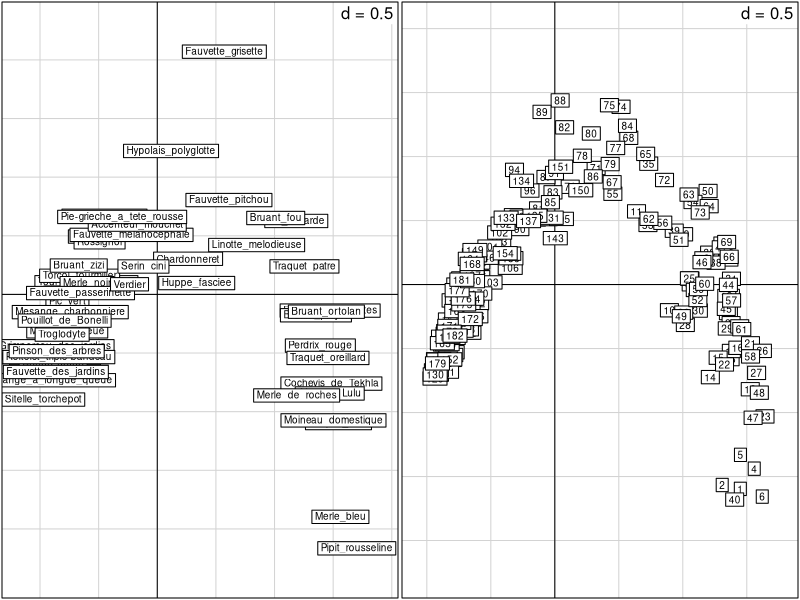
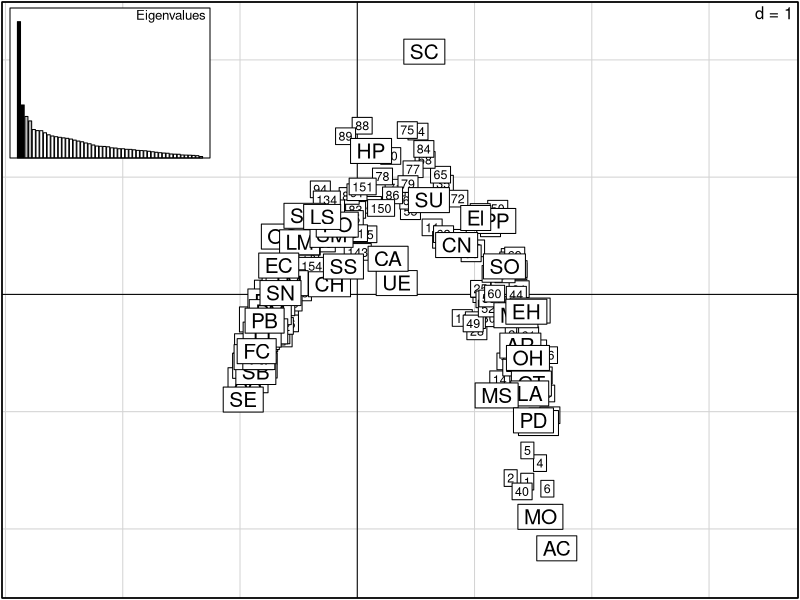
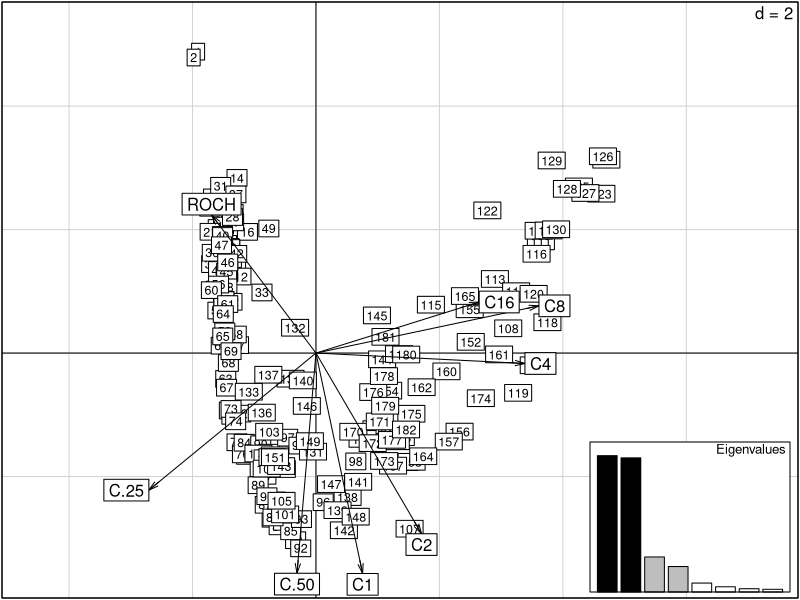
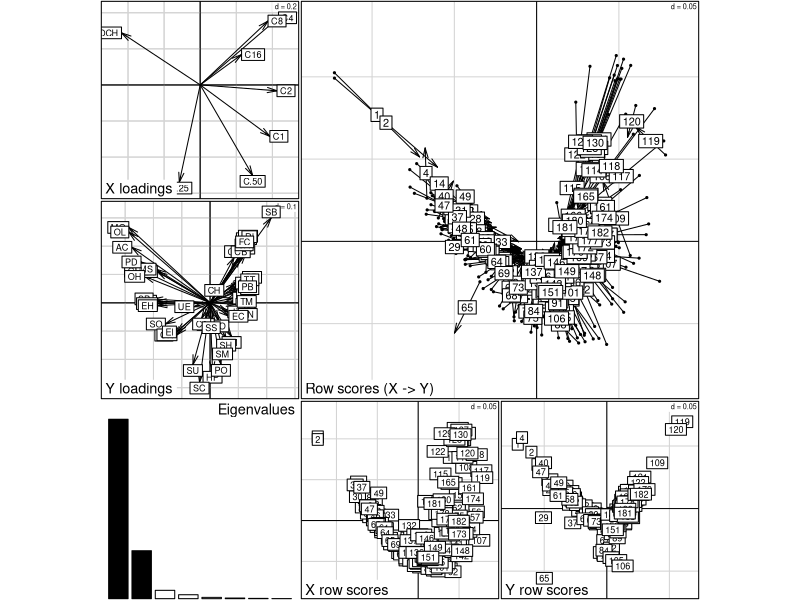
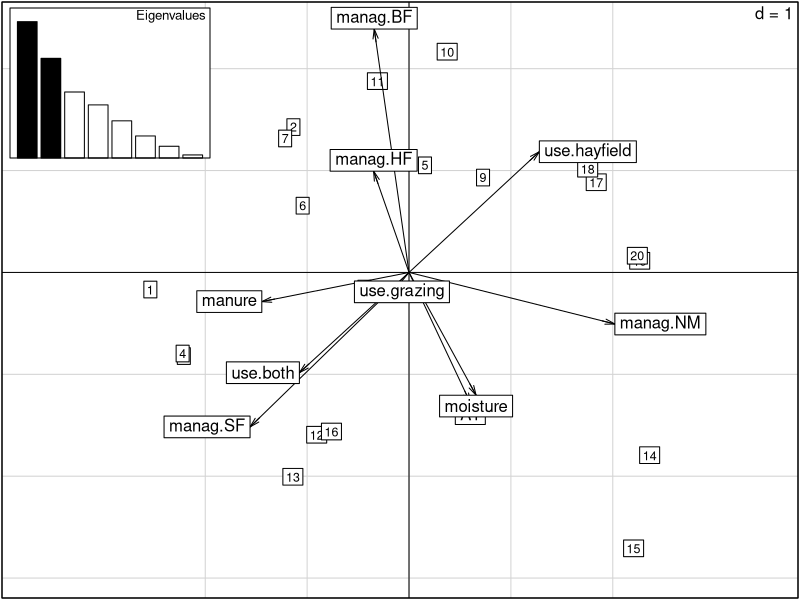

The R script that drew these images, in order:
require(ade4)
### analisi delle corrispondenze
data(rpjdl)
?rpjdl
chisq.test(rpjdl$fau)
rpjdl.coa <- dudi.coa(rpjdl$fau, scannf = FALSE, nf = 4)
sum(rpjdl.coa$eig)*rpjdl.coa$N # notare che e' uguale alla statistica chi-quadrato
  par(mfrow = c(1,2))
  s.label(rpjdl.coa$co, clab = 0.6, lab = rpjdl$frlab)
  s.label(rpjdl.coa$li, clab = 0.6)
  par(mfrow = c(1,1))
  
  scatter(rpjdl.coa)
  #### analizziamo insieme la matrice faunistica e la matrice ambientale
  rpjdl.pca<-dudi.pca(rpjdl$mil,scannf=F,nf=4)
  scatter(rpjdl.pca,posieig="bottomright")
  proc<-procuste(rpjdl.pca$tab,rpjdl.coa$tab)
  plot(proc)
  #### analisi di hill-smith
  #### questa analisi applica la pca alla parte numerica della matrice dei dati e l'analisi delle corrispondenze multipla alla parte qualitativa rappresentata da fattori
  data(dunedata)
  ?dunedata
  attributes(dunedata$envir$use)$class <- "factor"   
  dd1 <- dudi.hillsmith(dunedata$envir, scann = FALSE)
  scatter(dd1)
  
